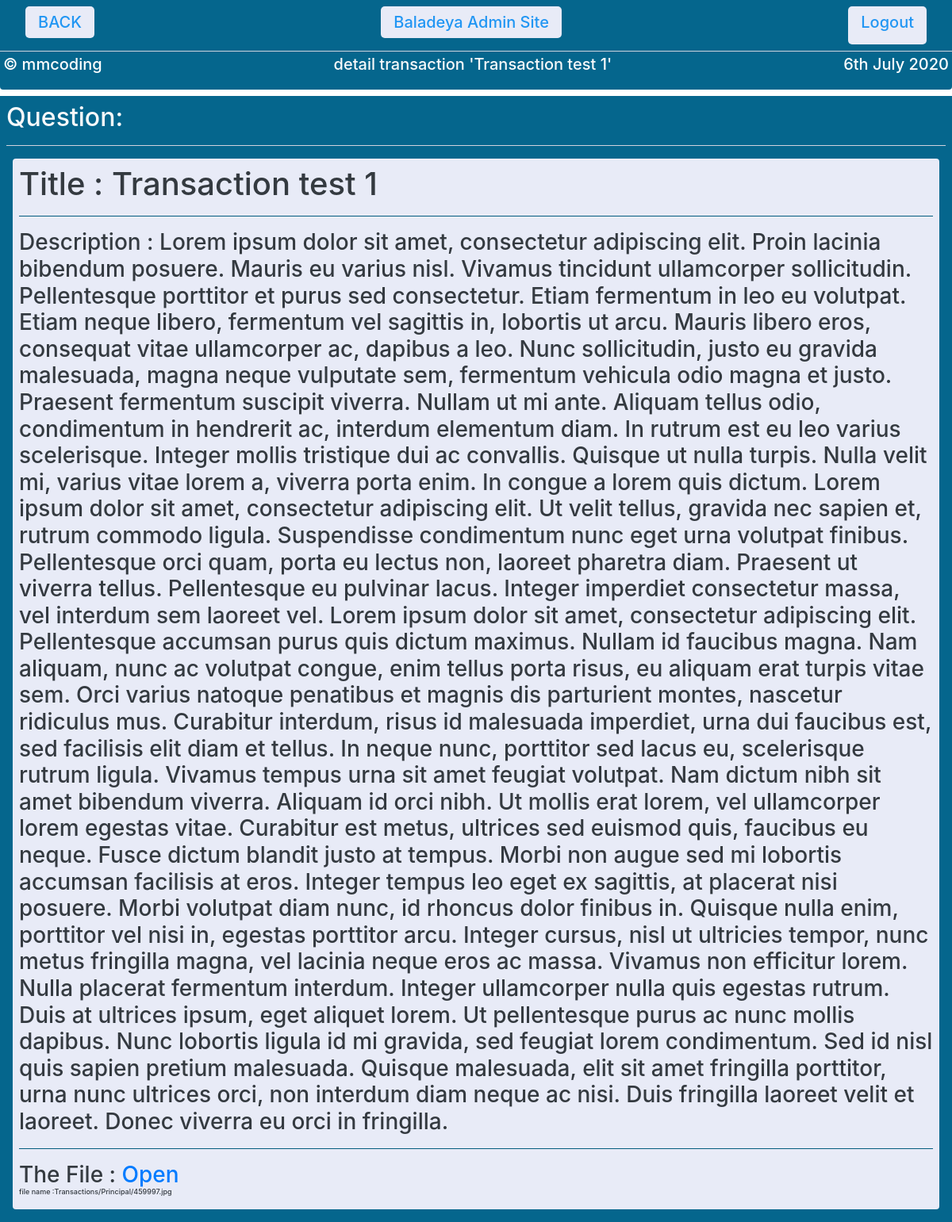
Page /adminbaladeya/transaction/1/ (signed in) on the committed database.
### website/models.py (models this page shows, shortened)
class Transactions(models.Model):
    transactions_title =            models.CharField(max_length=200)
    transactions_descriptions =     models.TextField(blank=True, null=True)
    transactions_file =             models.FileField(upload_to='Transactions/Principal/')
    transaction_date =                 models.DateTimeField(default=datetime.now, blank=True, null=True)
    madetby=models.ForeignKey(User,blank=True,null=True,on_delete=models.CASCADE,related_name='transaction')

### baladeyaadmin/views.py (the view)
# urls.py: path('transaction/<int:pk>/',TransactionsDetailView.as_view(),name='transactionsdetail'),#transaction_detail_view
class TransactionsDetailView(LoginRequeiredMixin,DetailView):
    model=transactionsmodel
    template_name='admin/Transactions/detail.html'

### templates/admin/transactions/detail.html
{% extends 'admin/adminbase.html' %}
{% block directory %}detail transaction '{{object.transactions_title}}' {% endblock %}
{% block admincontent %}
<div class="bac mx-auto p-2  ">
    <h2 class="text-light">Question:</h2>
    <hr class="bac1">
    <div class="bac1 text-dark p-2 m-2 h3 rounded">
<h1>        Title : {{object.transactions_title}}
</h1>        <hr class="w-100 bac">
        Description : {{object.transactions_descriptions}}
        <hr class="w-100 bac">
        {% if object.transactions_file %}
        The File :
       <a href="{{ object.transactions_file.url }}">Open</a>
       <h6 style="font-size: xx-small;">file name :{{object.transactions_file.name}}</h6>
        {% endif %}
    </div>
</div>
{% endblock %}

### templates/admin/adminbase.html (style rules this page uses)
.bac { background: #05668D; }
.bac1 { background: #E8EBF7; }

### rows in the picture
Transactions: transactions_title "Transaction test 1", transactions_descriptions "Lorem ipsum dolor sit amet, consectetur adipiscing elit. Proin lacinia bibendum posuere. Mauris eu varius nisl. Vivamus tincidunt ullamcorper sollicitudin. Pellentesque porttitor et purus sed consectetur. Etiam fermentum in leo eu volutpat. Etiam neque libero, fermentum vel sagittis in, lobortis ut arcu. Mauris libero eros, consequat vitae ullamcorper ac, dapibus a leo. Nunc sollicitudin, justo eu gravida malesuada, magna neque vulputate sem, fermentum vehicula odio magna et justo. Praesent fermentum suscipit viverra. Nullam ut mi ante. Aliquam tellus odio, condimentum in hendrerit ac, interdum elementum diam. In rutrum est eu leo varius scelerisque. Integer mollis tristique dui ac…", transactions_file.name "Transactions/Principal/459997.jpg"
